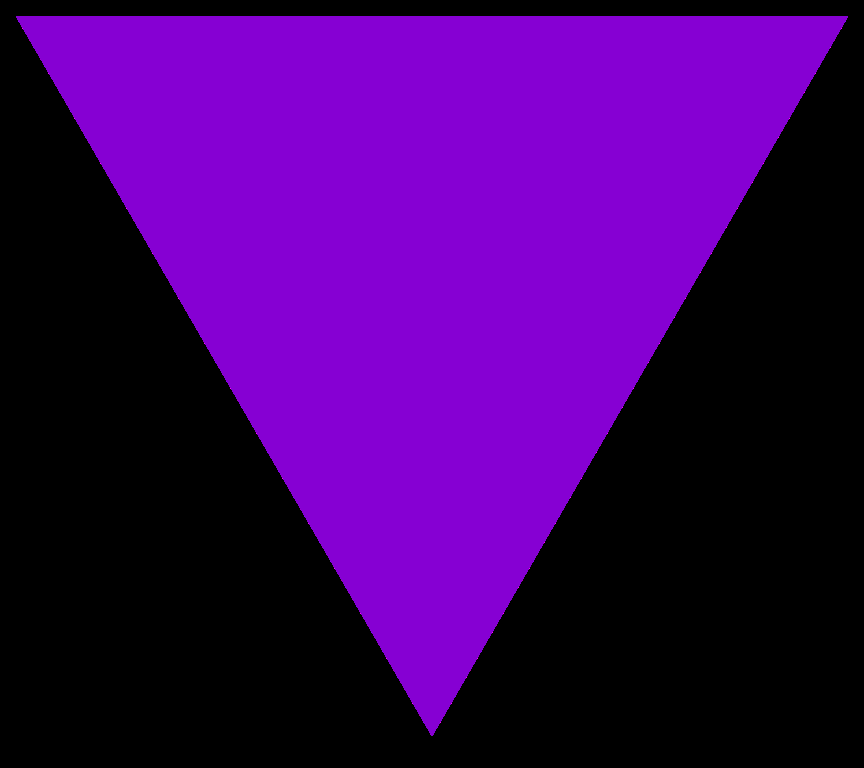
#> input picture data-set/triangle3.png, 864 x 768 px
$ python testing.py
#> lines starting #> are read from the running program, lines starting #| are printed output that depends on the picture; after the words box and inside, x2 and y2 are one past the last pixel; in counts of white or black regions, pixels touching at a corner belong together
import numpy as np
import cv2 as cv
import imutils

class shapeDetector:
    def __init__(self):
        pass

    def detect(self, c):
        perimeter = cv.arcLength(c, True)
        approx = cv.approxPolyDP(c, 0.05*perimeter, True)
        cv.drawContours(imageInput, [approx], 0, (0, 120, 255), 10)
        print(len(approx))
        print("approx: ")
        print(approx)
        if (len(approx) == 3):
            shape = "triangle"
        elif len(approx) == 4:
            (x, y, w, h) = cv.boundingRect(approx)
            ar = w / float(h)
            shape = "square" if ar >= 0.95 and ar <= 1.05 else "rectangle"
        elif len(approx) == 5:
            shape = "pentagon"
        else:
            shape = "circle"
        return shape

if __name__ == "__main__":
    imageInput = cv.imread('data-set/triangle3.png')
#> imageInput is the input picture: shape (768, 864, 3); mean B, G, R 95.6, 0, 60.7
    imageInput = cv.resize(imageInput, (300, 500))
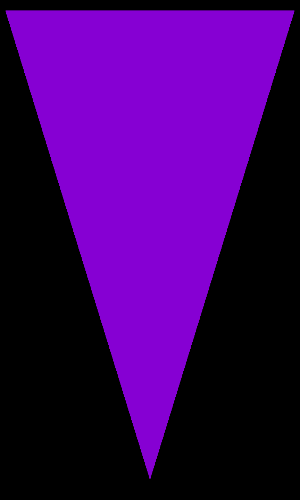
#> imageInput: shape (500, 300, 3); mean B, G, R 95.6, 0, 60.7
    resized = imutils.resize(imageInput, width=300)
    ratio = imageInput.shape[0] / float(resized.shape[0])
#> ratio = 1
    imageGray = cv.cvtColor(imageInput, cv.COLOR_BGR2GRAY)
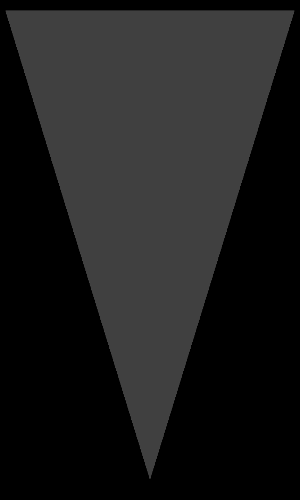
#> imageGray: shape (500, 300); min 0, max 68, mean 29
    blurred = cv.GaussianBlur(imageGray, (5, 5), 0)
    thresh = cv.threshold(blurred, 60, 255, cv.THRESH_BINARY)[1]
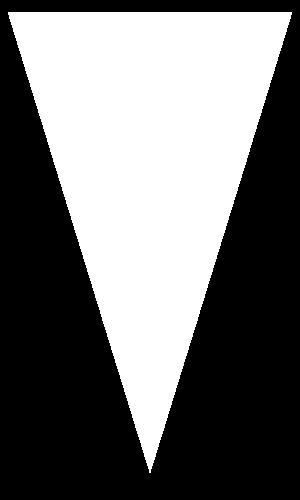
#> thresh: shape (500, 300); 43.9% white; 1 white region
    cnts = cv.findContours(thresh.copy(),
                            cv.RETR_EXTERNAL,
                            cv.CHAIN_APPROX_SIMPLE)
#> cnts = 1 contour; box (x1, y1, x2, y2) and area: (8, 12, 292, 473) 65302
    cnts = imutils.grab_contours(cnts)
    sd = shapeDetector()
    for c in cnts:
        M = cv.moments(c)
        cX = int((M["m10"] / M["m00"]) * ratio)
        cY = int((M["m01"] / M["m00"]) * ratio)
        shape = sd.detect(c)
        print("shape " + shape)
        c = c.astype("float")
        c *= ratio
        c = c.astype("int")
        # cv.drawContours(imageInput, [c], -1, (123, 255, 0), 3)
        cv.putText(imageInput, shape, (cX, cY), cv.FONT_HERSHEY_SIMPLEX,
		0.5, (254, 0, 255), 2)
        cv.imshow("Image", imageInput)
        cv.waitKey(0)
#> this loop made 1 pass
#> (cX, cY, perimeter in detect, approx in detect, shape) on pass 1: (149, 165, 1320.8, [[8, 12], [150, 472], [291, 12]], 'triangle')
#| 3
#| approx:
#| [[[  8  12]]
#|  [[150 472]]
#|  [[291  12]]]
#| shape triangle
#> pass 1, `cv.imshow("Image", imageInput)`:
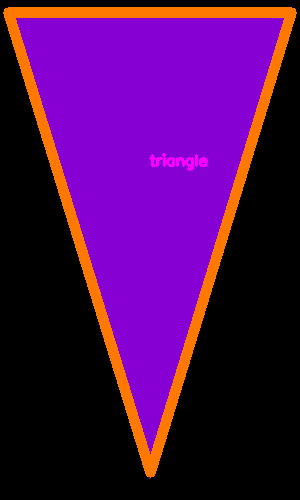
#> window 'Image': shape (500, 300, 3); mean B, G, R 82.5, 10.6, 75.3

$ run again, with data-set/triangle1.png copied over data-set/triangle3.png
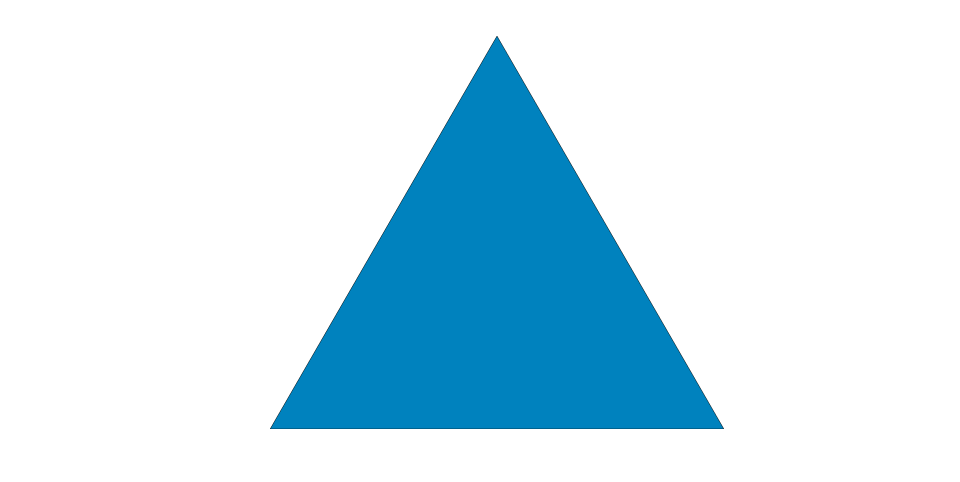
#> input picture data-set/triangle1.png, 1920 x 964 px (shown at 1/2 size)
#> imageInput is the input picture: shape (964, 1920, 3); mean B, G, R 242.2, 230.7, 205.8
#> imageInput: shape (500, 300, 3)
#> `imageGray = cv.cvtColor(imageInput, cv.COLOR_BGR2GRAY)`:
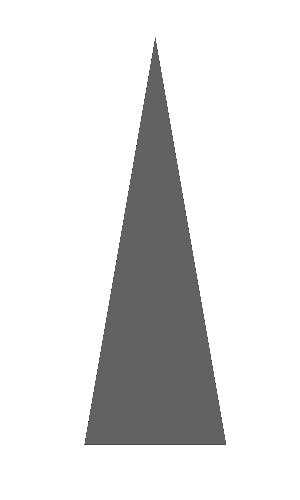
#> imageGray: shape (500, 300); min 22, max 255, mean 224.6
#> thresh: shape (500, 300); every value is 255
#> `cnts = cv.findContours(thresh.copy(), cv.RETR_EXTERNAL, cv.CHAIN_APPRO..`: cnts = 1 contour; box (x1, y1, x2, y2) and area: (0, 0, 300, 500) 149201
#> `cnts = imutils.grab_contours(cnts)`: cnts = [[[0, 0], [0, 499], [299, 499], [299, 0]]]
#> the loop `for c in cnts:` made 1 pass
#> (cX, cY, perimeter in detect, approx in detect, x in detect, y in detect, w in detect, h in detect) on pass 1: (149, 249, 1596, [[0, 0], [0, 499], [299, 499], [299, 0]], 0, 0, 300, 500)
#> (printed output is left out)
#> pass 1, `cv.imshow("Image", imageInput)`:
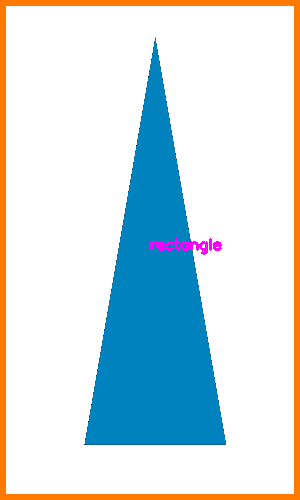
#> window 'Image': shape (500, 300, 3); mean B, G, R 226.3, 221.6, 206.2

$ run again, with data-set/triangle4.png copied over data-set/triangle3.png
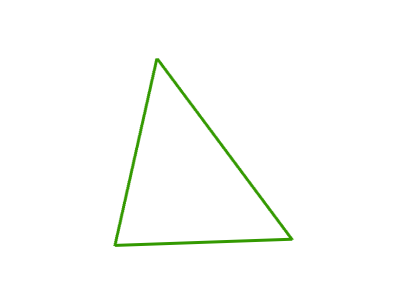
#> input picture data-set/triangle4.png, 400 x 300 px
#> imageInput is the input picture: shape (300, 400, 3); mean B, G, R 251.3, 253.5, 252.1
#> imageInput: shape (500, 300, 3)
#> `blurred = cv.GaussianBlur(imageGray, (5, 5), 0)`:
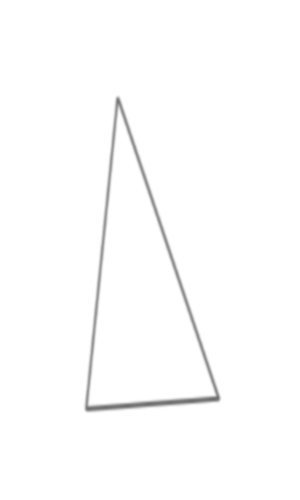
#> blurred: shape (500, 300); min 110, max 255, mean 252.8
#> thresh: shape (500, 300); every value is 255
#> `cnts = cv.findContours(thresh.copy(), cv.RETR_EXTERNAL, cv.CHAIN_APPRO..`: cnts = 1 contour; box (x1, y1, x2, y2) and area: (0, 0, 300, 500) 149201
#> `cnts = imutils.grab_contours(cnts)`: cnts = [[[0, 0], [0, 499], [299, 499], [299, 0]]]
#> the loop `for c in cnts:` made 1 pass
#> (cX, cY, perimeter in detect, approx in detect, x in detect, y in detect, w in detect, h in detect) on pass 1: (149, 249, 1596, [[0, 0], [0, 499], [299, 499], [299, 0]], 0, 0, 300, 500)
#> (printed output is left out)
#> pass 1, `cv.imshow("Image", imageInput)`:
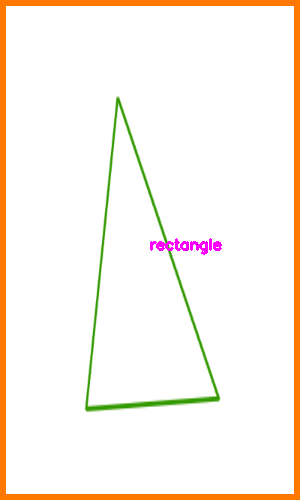
#> window 'Image': shape (500, 300, 3); mean B, G, R 235.3, 244.1, 252.1

$ run again, with data-set/Acute Triangle.png.png copied over data-set/triangle3.png
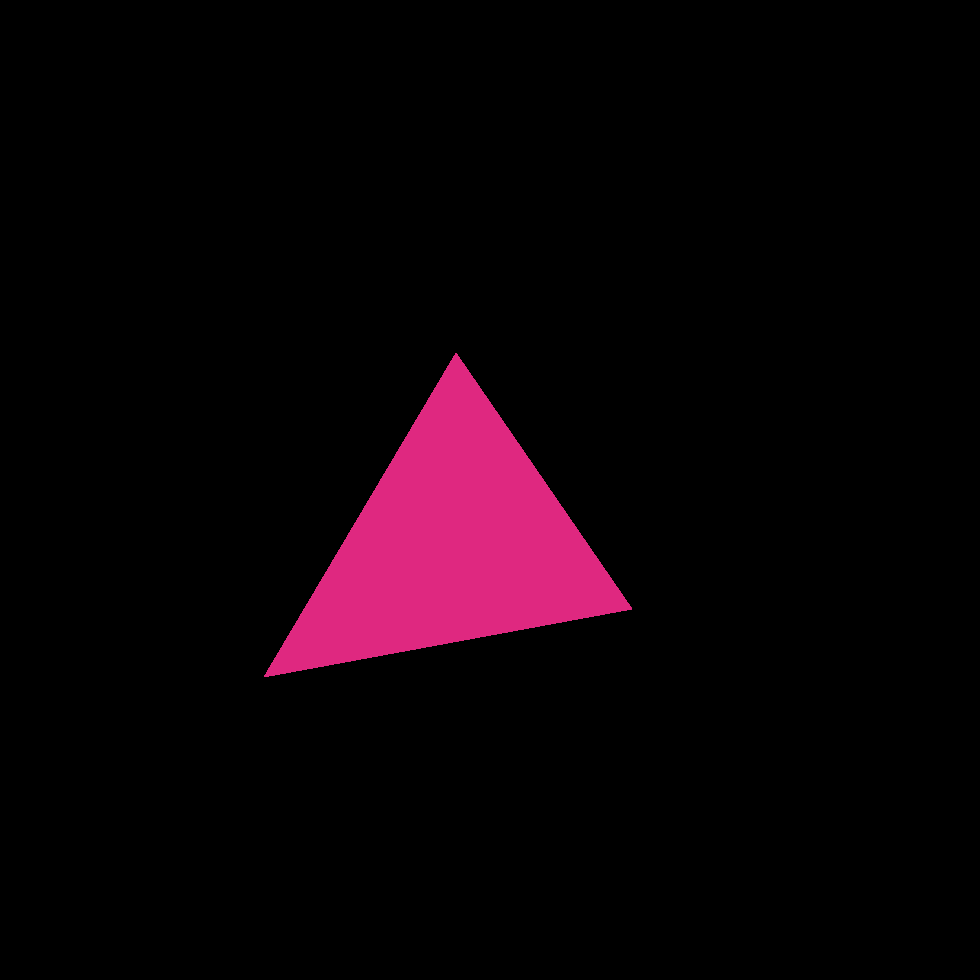
#> input picture data-set/Acute Triangle.png.png, 980 x 980 px
#> imageInput is the input picture: shape (980, 980, 3); mean B, G, R 7.1, 2.2, 12.4
#> imageInput: shape (500, 300, 3)
#> `thresh = cv.threshold(blurred, 60, 255, cv.THRESH_BINARY)[1]`:
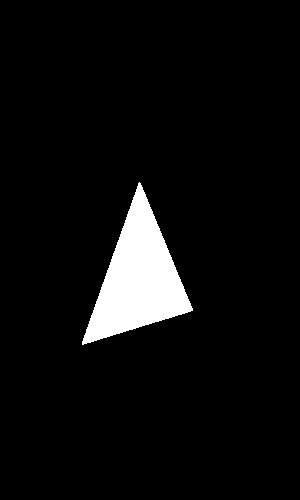
#> thresh: shape (500, 300); 5.5% white; 1 white region
#> cnts = 1 contour; box (x1, y1, x2, y2) and area: (82, 182, 193, 345) 8088
#> the loop `for c in cnts:` made 1 pass
#> (cX, cY, perimeter in detect, approx in detect, shape) on pass 1: (137, 278, 459.6, [[139, 182], [82, 344], [192, 310]], 'triangle')
#> (printed output is left out)
#> pass 1, `cv.imshow("Image", imageInput)`:
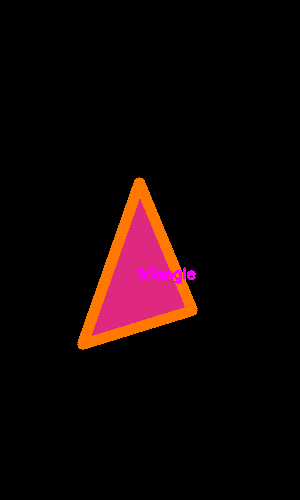
#> window 'Image': shape (500, 300, 3); mean B, G, R 5.5, 5.1, 16.6
